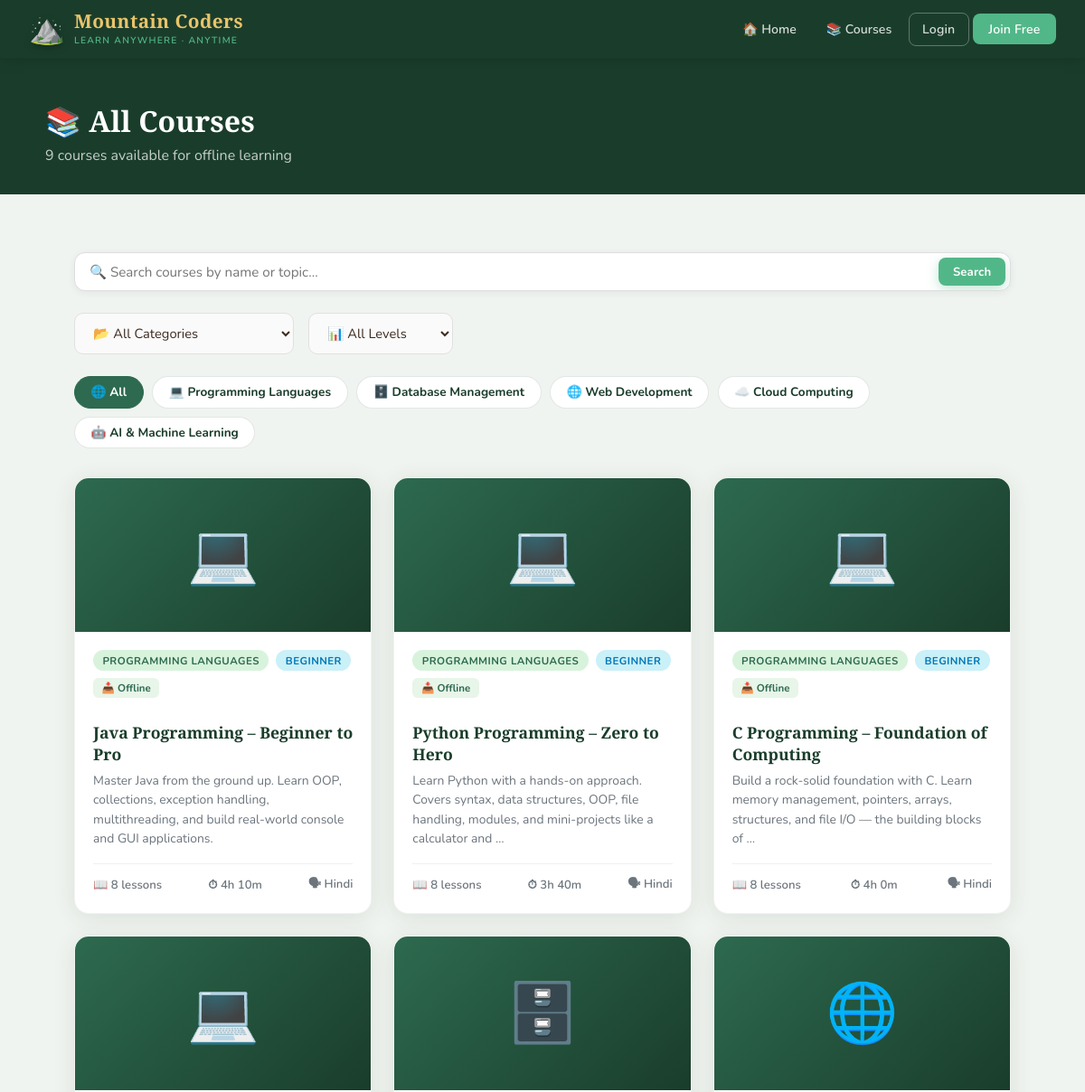
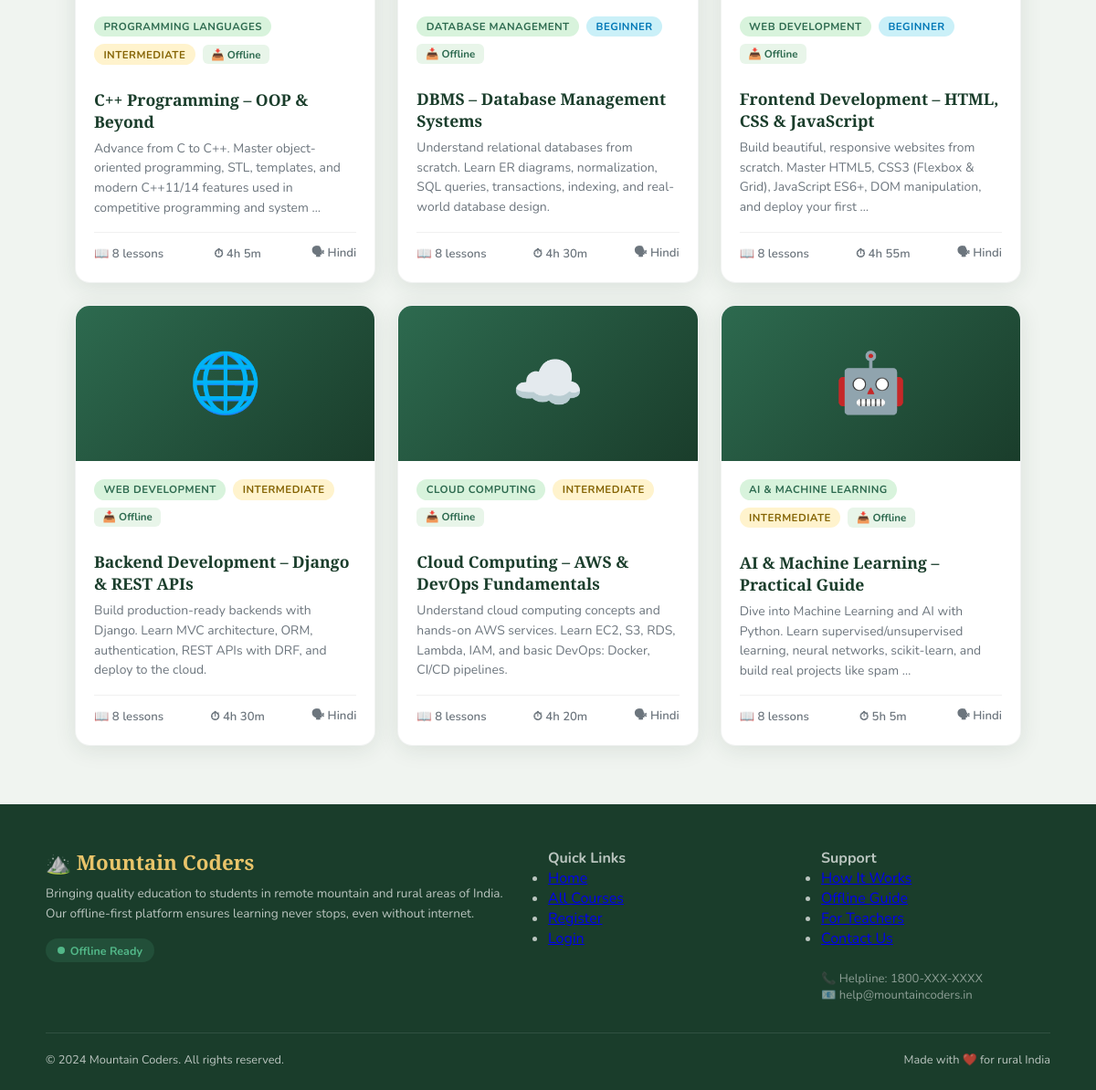
Page /courses/ on the committed database (2 pictures, top to bottom).
### courses/models.py (models this page shows, shortened)
class Category(models.Model):
    name = models.CharField(max_length=100)
    icon = models.CharField(max_length=50, default='📚')
    description = models.TextField(blank=True)
    class Meta:
        verbose_name_plural = "Categories"

class Course(models.Model):
    LEVEL_CHOICES = [('beginner','Beginner'),('intermediate','Intermediate'),('advanced','Advanced')]
    title = models.CharField(max_length=200)
    description = models.TextField()
    category = models.ForeignKey(Category, on_delete=models.SET_NULL, null=True, related_name='courses')
    instructor = models.ForeignKey(User, on_delete=models.SET_NULL, null=True, related_name='taught_courses')
    level = models.CharField(max_length=20, choices=LEVEL_CHOICES, default='beginner')
    thumbnail = models.ImageField(upload_to='thumbnails/', blank=True, null=True)
    language = models.CharField(max_length=50, default='Hindi')
    is_offline_available = models.BooleanField(default=True)
    created_at = models.DateTimeField(auto_now_add=True)
    updated_at = models.DateTimeField(auto_now=True)
    enrolled_students = models.ManyToManyField(User, through='Enrollment', related_name='enrolled_courses', blank=True)
    def lesson_count(self):
        return self.lessons.count()
    def total_duration(self):
        total = sum(l.duration_minutes for l in self.lessons.all())
        h, m = divmod(total, 60)
        return f"{h}h {m}m" if h else f"{m}m"

class Lesson(models.Model):
    course = models.ForeignKey(Course, on_delete=models.CASCADE, related_name='lessons')
    title = models.CharField(max_length=200)
    content = models.TextField()
    video_file = models.FileField(upload_to='videos/', blank=True, null=True)
    pdf_file = models.FileField(upload_to='pdfs/', blank=True, null=True)
    order = models.PositiveIntegerField(default=0)
    duration_minutes = models.PositiveIntegerField(default=0)
    is_free_preview = models.BooleanField(default=False)
    class Meta:
        ordering = ['order']

### courses/views.py (the view)
# urls.py: path('courses/', views.course_list, name='course_list'),
def course_list(request):
    courses = Course.objects.all().select_related('category', 'instructor')
    categories = Category.objects.all()
    q = request.GET.get('q', '')
    cat = request.GET.get('category', '')
    level = request.GET.get('level', '')
    if q:
        courses = courses.filter(Q(title__icontains=q) | Q(description__icontains=q))
    if cat:
        courses = courses.filter(category__id=cat)
    if level:
        courses = courses.filter(level=level)
    return render(request, 'courses/course_list.html', {
        'courses': courses, 'categories': categories,
        'selected_cat': cat, 'selected_level': level, 'query': q
    })

### templates/courses/course_list.html (shortened to what this page needs)
{% extends 'base.html' %}
{% block content %}
<div style="background: var(--forest); color:white; padding:3rem 2rem 2rem;">
  <div style="max-width:1100px; margin:0 auto;">
    <h1 style="font-family:'Playfair Display',serif; font-size:2rem; font-weight:900; margin-bottom:0.4rem;">📚 All Courses</h1>
    <p style="opacity:0.75;">{{ courses.count }} courses available for offline learning</p>
  </div>
</div>
<div class="section">
  <div class="search-bar">
    <input type="text" id="course-search" placeholder="🔍 Search courses by name or topic..." value="{{ query }}">
    <button class="btn btn-primary btn-sm" onclick="document.getElementById('filter-form').submit()">Search</button>
  </div>
  <form id="filter-form" method="get" style="display:flex; gap:1rem; flex-wrap:wrap; margin-bottom:1.5rem; align-items:center;">
    <select name="category" class="form-control" style="width:auto; min-width:160px;" onchange="this.form.submit()">
      <option value="">📂 All Categories</option>
    </select>
    <select name="level" class="form-control" style="width:auto; min-width:140px;" onchange="this.form.submit()">
      <option value="">📊 All Levels</option>
    </select>
  </form>
  <div class="category-chips">
    <a href="{% url 'course_list' %}" class="chip {% if not selected_cat %}active{% endif %}">🌐 All</a>
    {% for cat in categories %}
      <a href="{% url 'course_list' %}?category={{ cat.id }}" class="chip {% if selected_cat == cat.id|stringformat:'s' %}active{% endif %}">{{ cat.icon }} {{ cat.name }}</a>
    {% endfor %}
  </div>
  <div class="course-grid">
    {% for course in courses %}
    <a href="{% url 'course_detail' course.pk %}" class="course-card">
      <div class="course-thumb">
        {% if course.thumbnail %}
          <img src="{{ course.thumbnail.url }}" alt="{{ course.title }}" style="width:100%;height:100%;object-fit:cover;">
        {% else %}
          {{ course.category.icon|default:"📚" }}
        {% endif %}
      </div>
      <div class="course-body">
        <div class="course-meta">
          {% if course.category %}<span class="badge badge-moss">{{ course.category.name }}</span>{% endif %}
          <span class="badge {% if course.level == 'beginner' %}badge-sky{% elif course.level == 'intermediate' %}badge-gold{% else %}badge-earth{% endif %}">
            {{ course.get_level_display }}
          </span>
          {% if course.is_offline_available %}
          <span class="offline-badge">📥 Offline</span>
          {% endif %}
        </div>
        <h3 class="course-title">{{ course.title }}</h3>
        <p class="course-desc">{{ course.description|truncatewords:20 }}</p>
        <div class="course-footer">
          <span>📖 {{ course.lesson_count }} lessons</span>
          <span>⏱ {{ course.total_duration }}</span>
          <span>🗣 {{ course.language }}</span>
        </div>
      </div>
    </a>
    {% endfor %}
  </div>
</div>
{% endblock %}

### templates/base.html (shortened to what this page needs)
{% load static %}
<!DOCTYPE html>
<html lang="en">
<head>
  <link rel="stylesheet" href="{% static 'css/main.css' %}">
</head>
<body>
<nav>
  <a href="{% url 'home' %}" class="nav-brand">
    <span class="logo-icon">⛰️</span>
    <div>
      <span class="brand-text">Mountain Coders</span>
      <span class="brand-sub">Learn Anywhere · Anytime</span>
    </div>
  </a>
  <ul class="nav-links" id="navLinks">
    <li><a href="{% url 'home' %}">🏠 Home</a></li>
    <li><a href="{% url 'course_list' %}">📚 Courses</a></li>
    {% if user.is_authenticated %}
      <li><a href="{% url 'my_courses' %}">🎓 My Learning</a></li>
      <li><a href="{% url 'profile' %}">👤 {{ user.username }}</a></li>
      <li><a href="{% url 'logout' %}" class="nav-btn btn">Logout</a></li>
    {% else %}
      <li><a href="{% url 'login' %}" class="nav-btn-outline btn">Login</a></li>
      <li><a href="{% url 'register' %}" class="nav-btn btn">Join Free</a></li>
    {% endif %}
  </ul>
</nav>
<main>{% block content %}{% endblock %}</main>
<footer>
  <div class="footer-inner">
    <div>
      <span class="footer-brand-text">⛰️ Mountain Coders</span>
      <p class="footer-tagline">Bringing quality education to students in remote mountain and rural areas of India. Our offline-first platform ensures learning never stops, even without internet.</p>
      <div class="offline-indicator">
        <div class="offline-dot"></div>
        <span class="offline-label">Offline Ready</span>
      </div>
    </div>
    <div>
      <h4>Quick Links</h4>
      <ul>
        <li><a href="{% url 'home' %}">Home</a></li>
        <li><a href="{% url 'course_list' %}">All Courses</a></li>
        {% if user.is_authenticated %}
        <li><a href="{% url 'my_courses' %}">My Courses</a></li>
        <li><a href="{% url 'profile' %}">My Profile</a></li>
        {% else %}
        <li><a href="{% url 'register' %}">Register</a></li>
        <li><a href="{% url 'login' %}">Login</a></li>
        {% endif %}
      </ul>
    </div>
    <div>
      <h4>Support</h4>
      <ul>
        <li><a href="#">How It Works</a></li>
        <li><a href="#">Offline Guide</a></li>
        <li><a href="#">For Teachers</a></li>
        <li><a href="#">Contact Us</a></li>
      </ul>
      <div style="margin-top:1.5rem; font-size:0.82rem; color:rgba(255,255,255,0.5);">
        📞 Helpline: 1800-XXX-XXXX<br>
        📧 help@mountaincoders.in
      </div>
    </div>
  </div>
  <div class="footer-bottom">
    <span>© 2024 Mountain Coders. All rights reserved.</span>
    <span>Made with ❤️ for rural India</span>
  </div>
</footer>
</body>
</html>

### rows in the picture
Category: icon "💻", name "Programming Languages"
Category: icon "🗄️", name "Database Management"
Category: icon "🌐", name "Web Development"
Category: icon "☁️", name "Cloud Computing"
Category: icon "🤖", name "AI & Machine Learning"
Course: category.icon "💻", category.name "PROGRAMMING LANGUAGES", level "BEGINNER", is_offline_available "📥 Offline", title "Java Programming – Beginner to Pro", description "Master Java from the ground up. Learn OOP, collections, exception handling, multithreading, and build real-world console and GUI applications.", lesson_count "8", total_duration "4h 10m", language "Hindi"
Course: category.icon "💻", category.name "PROGRAMMING LANGUAGES", level "BEGINNER", is_offline_available "📥 Offline", title "Python Programming – Zero to Hero", description "Learn Python with a hands-on approach. Covers syntax, data structures, OOP, file handling, modules, and mini-projects like a calculator and …", lesson_count "8", total_duration "3h 40m", language "Hindi"
Course: category.icon "💻", category.name "PROGRAMMING LANGUAGES", level "BEGINNER", is_offline_available "📥 Offline", title "C Programming – Foundation of Computing", description "Build a rock-solid foundation with C. Learn memory management, pointers, arrays, structures, and file I/O — the building blocks of …", lesson_count "8", total_duration "4h 0m", language "Hindi"
Course: category.icon "💻", category.name "PROGRAMMING LANGUAGES", level "INTERMEDIATE", is_offline_available "📥 Offline", title "C++ Programming – OOP & Beyond", description "Advance from C to C++. Master object-oriented programming, STL, templates, and modern C++11/14 features used in competitive programming and system …", lesson_count "8", total_duration "4h 5m", language "Hindi"
Course: category.icon "🗄️", category.name "DATABASE MANAGEMENT", level "BEGINNER", is_offline_available "📥 Offline", title "DBMS – Database Management Systems", description "Understand relational databases from scratch. Learn ER diagrams, normalization, SQL queries, transactions, indexing, and real-world database design.", lesson_count "8", total_duration "4h 30m", language "Hindi"
Course: category.icon "🌐", category.name "WEB DEVELOPMENT", level "BEGINNER", is_offline_available "📥 Offline", title "Frontend Development – HTML, CSS & JavaScript", description "Build beautiful, responsive websites from scratch. Master HTML5, CSS3 (Flexbox & Grid), JavaScript ES6+, DOM manipulation, and deploy your first …", lesson_count "8", total_duration "4h 55m", language "Hindi"
Course: category.icon "🌐", category.name "WEB DEVELOPMENT", level "INTERMEDIATE", is_offline_available "📥 Offline", title "Backend Development – Django & REST APIs", description "Build production-ready backends with Django. Learn MVC architecture, ORM, authentication, REST APIs with DRF, and deploy to the cloud.", lesson_count "8", total_duration "4h 30m", language "Hindi"
Course: category.icon "☁️", category.name "CLOUD COMPUTING", level "INTERMEDIATE", is_offline_available "📥 Offline", title "Cloud Computing – AWS & DevOps Fundamentals", description "Understand cloud computing concepts and hands-on AWS services. Learn EC2, S3, RDS, Lambda, IAM, and basic DevOps: Docker, CI/CD pipelines.", lesson_count "8", total_duration "4h 20m", language "Hindi"
Course: category.icon "🤖", category.name "AI & MACHINE LEARNING", level "INTERMEDIATE", is_offline_available "📥 Offline", title "AI & Machine Learning – Practical Guide", description "Dive into Machine Learning and AI with Python. Learn supervised/unsupervised learning, neural networks, scikit-learn, and build real projects like spam …", lesson_count "8", total_duration "5h 5m", language "Hindi"

### other values in the picture
{{ courses.count }} "9"
